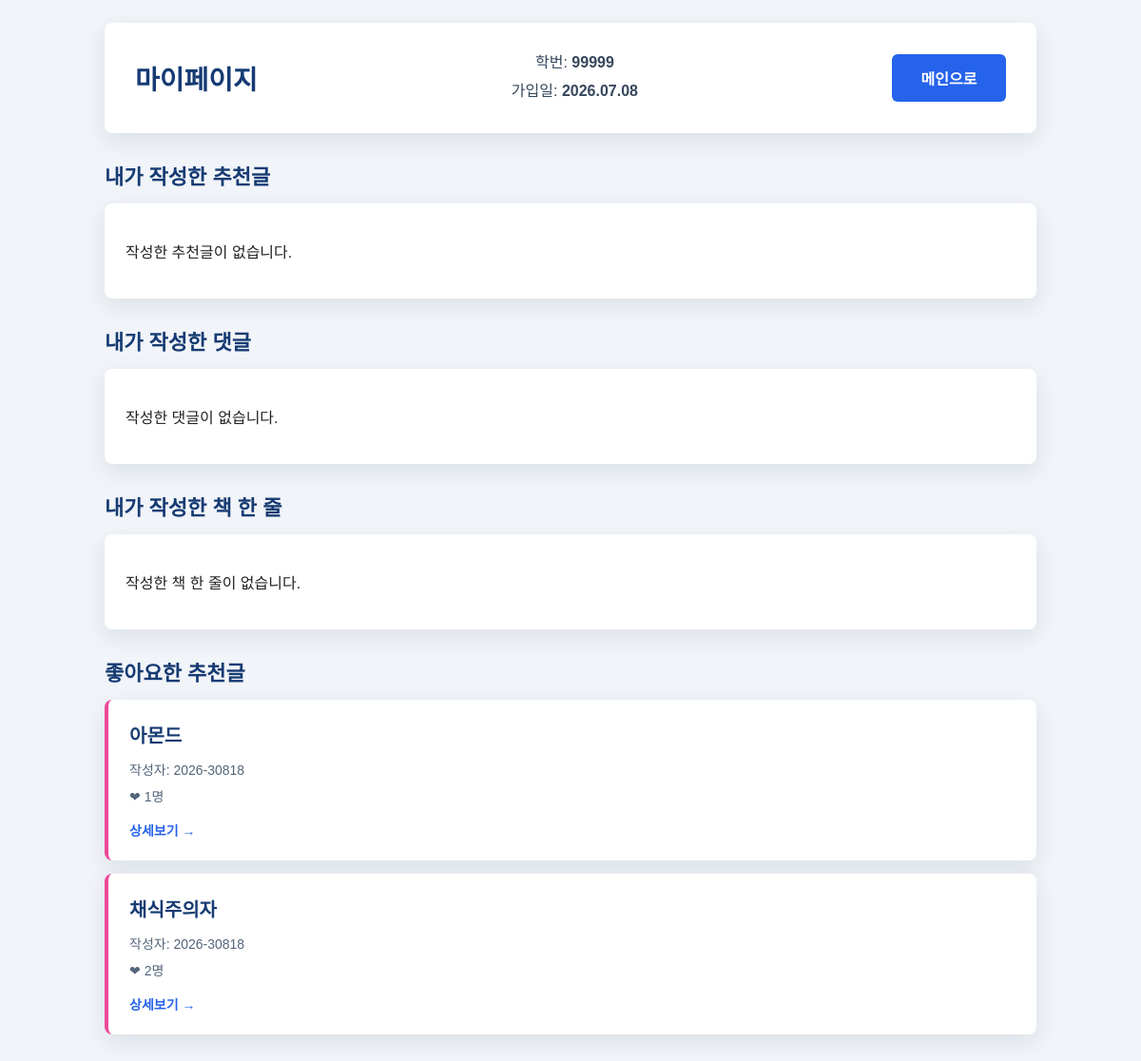
The page /mypage/ (signed in) on the database as committed earlier.
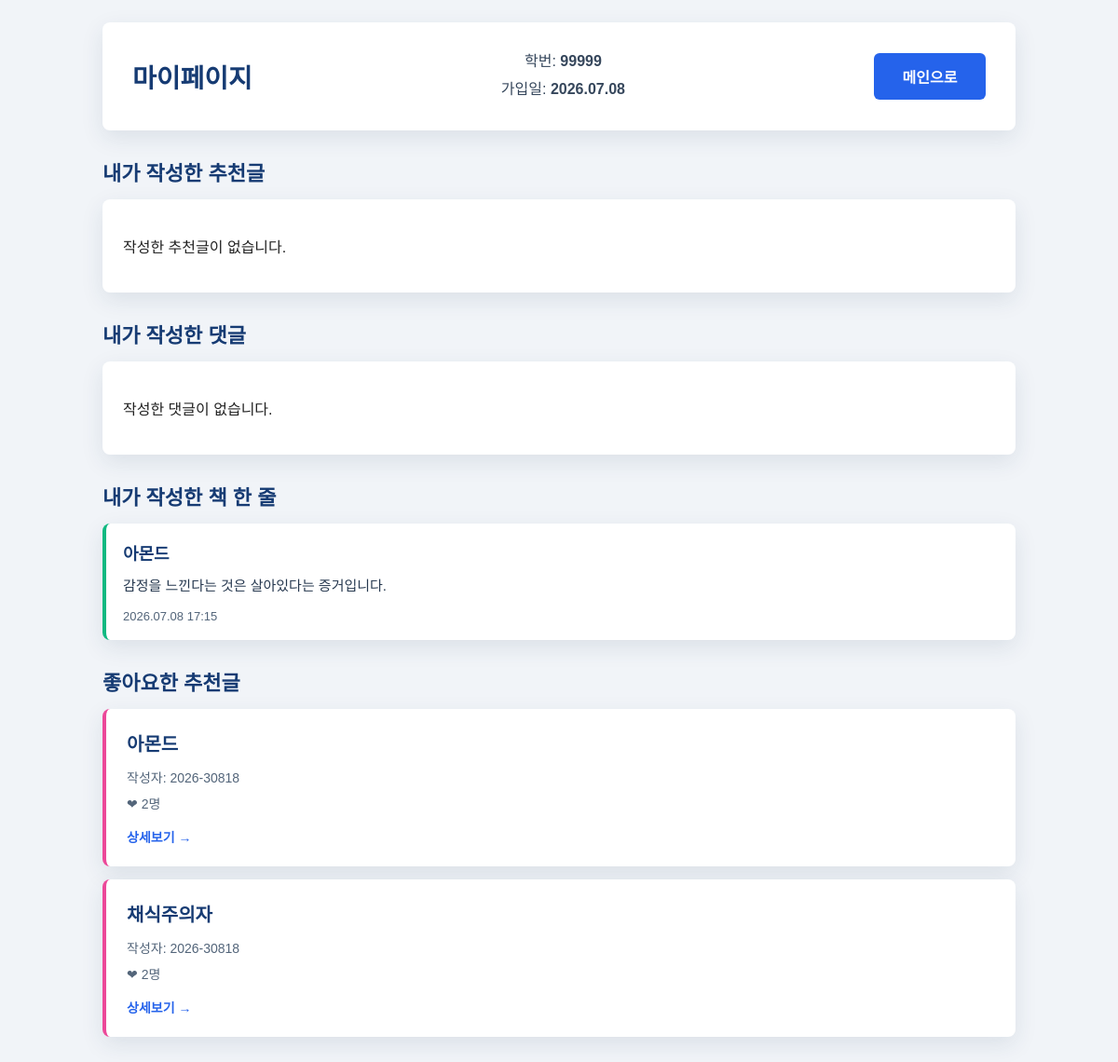
The same page on the database as committed later.
### recommendations/models.py (models this page shows, shortened)
class Recommendation(models.Model):
    author = models.ForeignKey(
        settings.AUTH_USER_MODEL,
        on_delete=models.CASCADE,
        related_name='recommendations',
        verbose_name='작성자',
    )
    is_anonymous = models.BooleanField(default=False, verbose_name='익명 여부')
    writer_name = models.CharField(max_length=20, verbose_name='작성자 표시')
    book_title = models.CharField(max_length=100, verbose_name='책 제목')
    book_author = models.CharField(max_length=50, verbose_name='저자')
    post_text = models.TextField(verbose_name='추천 이유')
    created_at = models.DateTimeField(auto_now_add=True, verbose_name='작성일')
    updated_at = models.DateTimeField(auto_now=True, verbose_name='수정일')
    liked_users = models.ManyToManyField(
        settings.AUTH_USER_MODEL,
        blank=True,
        related_name='liked_recommendations',
        verbose_name='좋아요 사용자',
    )
    class Meta:
        ordering = ['-created_at']
        verbose_name = '추천글'
        verbose_name_plural = '추천글'
    @property
    def like_count(self):
        return self.liked_users.count()

### brief_reviews/models.py (models this page shows, shortened)
class BookQuote(models.Model):
    author = models.ForeignKey(
        settings.AUTH_USER_MODEL,
        on_delete=models.CASCADE,
        related_name='book_quotes',
        verbose_name='작성자',
    )
    book_title = models.CharField(max_length=100, verbose_name='책 제목')
    post_text = models.TextField(verbose_name='책 한 줄 내용')
    created_at = models.DateTimeField(auto_now_add=True, verbose_name='작성일')
    updated_at = models.DateTimeField(auto_now=True, verbose_name='수정일')
    class Meta:
        ordering = ['-created_at']
        verbose_name = '책 한 줄'
        verbose_name_plural = '책 한 줄'

### users/views.py (the view)
# urls.py: path('mypage/', views.mypage_view, name='mypage'),
@login_required
def mypage_view(request):
    user = request.user
    my_recommendations = Recommendation.objects.filter(author=user).order_by('-created_at')
    my_comments = Comment.objects.filter(
        author=user
    ).select_related('recommendation').order_by('-created_at')
    my_quotes = BookQuote.objects.filter(author=user).order_by('-created_at')
    liked_recommendations = user.liked_recommendations.all().order_by('-created_at')
    return render(
        request,
        'users/mypage.html',
        {
            'my_recommendations': my_recommendations,
            'my_comments': my_comments,
            'my_quotes': my_quotes,
            'liked_recommendations': liked_recommendations,
        },
    )

### templates/users/mypage.html (shortened to what the changed rows need)
{% load static %}
<!DOCTYPE html>
<html lang="ko">
<head>
    <link rel="stylesheet" href="{% static 'users/style.css' %}">
</head>
<body>
    <main class="page list-page">
        <section class="content-wrap">
            <div class="mypage-header">
                <h1>마이페이지</h1>
            </div>
            <div class="main-section">
                <div class="section-header">
                    <h2>내가 작성한 추천글</h2>
                </div>
            </div>
            <div class="main-section">
                <div class="section-header">
                    <h2>내가 작성한 댓글</h2>
                </div>
            </div>
            <div class="main-section">
                <div class="section-header">
                    <h2>내가 작성한 책 한 줄</h2>
                </div>
                <div class="quote-activity-list">
                    {% for quote in my_quotes %}
                        <div class="quote-activity-card">
                            <h3>{{ quote.book_title }}</h3>
                            <p class="quote-activity-text">{{ quote.post_text }}</p>
                            <p class="meta-text">{{ quote.created_at|date:"Y.m.d H:i" }}</p>
                        </div>
                    {% empty %}
                        <div class="empty-box">
                            <p>작성한 책 한 줄이 없습니다.</p>
                        </div>
                    {% endfor %}
                </div>
            </div>
            <div class="main-section">
                <div class="section-header">
                    <h2>좋아요한 추천글</h2>
                </div>
                <div class="activity-grid">
                    {% for recommendation in liked_recommendations %}
                        <div class="activity-card liked-card">
                            <a href="{% url 'recommendation_detail' recommendation.id %}" class="activity-link">
                                <h3>{{ recommendation.book_title }}</h3>
                                <p class="author-text">작성자: {{ recommendation.writer_name }}</p>
                                <p class="meta-text">❤ {{ recommendation.like_count }}명</p>
                                <span class="detail-link">상세보기 →</span>
                            </a>
                        </div>
                    {% empty %}
                        <div class="empty-box">
                            <p>좋아요한 추천글이 없습니다.</p>
                        </div>
                    {% endfor %}
                </div>
            </div>
        </section>
    </main>
</body>
</html>

Rows that differ between the two databases and show on the page:
added BookQuote: book_title "아몬드", post_text "감정을 느낀다는 것은 살아있다는 증거입니다.", created_at "2026.07.08 17:15"
computed for Recommendation "아몬드": like_count "1" → "2"
Other text that changed with them:
text no longer shown: "작성한 책 한 줄이 없습니다."
